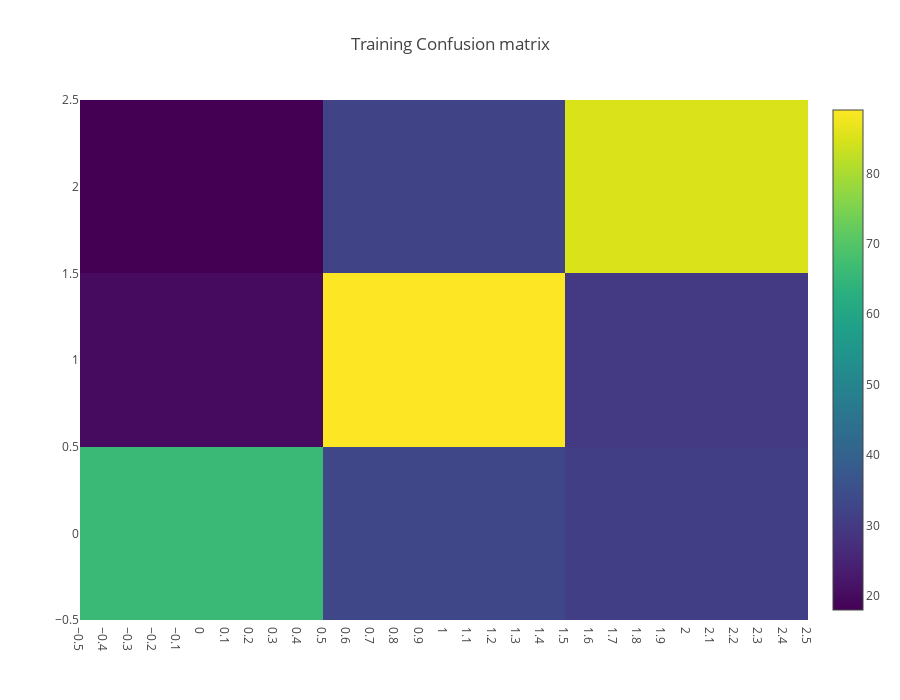

The notebook cell this image was saved under:
### Markdown cell above
## Confusion matrix on training set

Looking at the train confusion matrix, we can see that we almost only predict class 1.

### Code cell
from sklearn.metrics import confusion_matrix,log_loss

y_train_hat = cv.predict(X_train)

data = [
    go.Heatmap(
        z=confusion_matrix(y_train, y_train_hat),
        x=[0, 1, 2],
        y=[0, 1, 2],
        colorscale='Viridis',
        text = True ,
        opacity = 1.0
    )
]

layout = go.Layout(
    title='Training Confusion matrix',
    xaxis = dict(ticks='', nticks=36),
    yaxis = dict(ticks='' ),
    width = 900, height = 700,
    
)


fig = go.Figure(data=data, layout=layout)
py.iplot(fig, filename='labelled-heatmap')

### Figure 1 — Plotly figure (JSON) as saved in the notebook; plotly's stock layout.template omitted (floating-point values rounded to 4 significant figures)
{"data": [{"colorscale": "Viridis", "opacity": 1, "text": true, "type": "heatmap", "x": [0, 1, 2], "y": [0, 1, 2], "z": [[66, 33, 31], [20, 89, 30], [18, 32, 85]]}], "layout": {"height": 700, "title": "Training Confusion matrix", "width": 900, "xaxis": {"nticks": 36, "ticks": ""}, "yaxis": {"ticks": ""}}}
